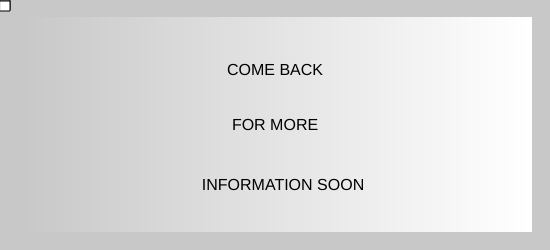
Frame 1 (no input)
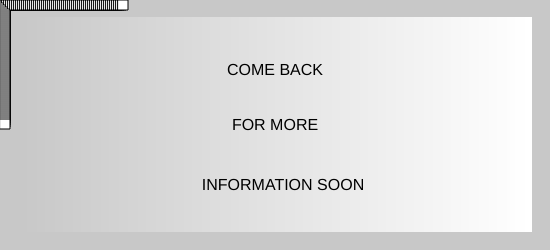
Frame 60 (no input)
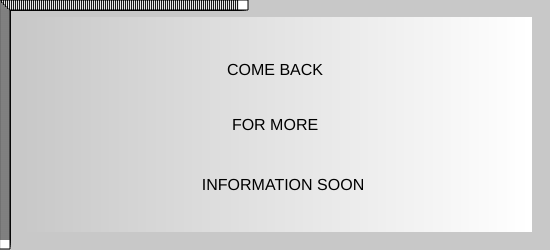
Frame 120 (the mouse pressed at the canvas centre since frame 60)

The p5.js sketch that drew these frames (run headless with seeded random() and noise() and a simulated clock; from frame 60 on, the mouse is pressed at the canvas centre):

// p5.js sketch
// ── sketch.js
var x=0;
var y=0;

function draw(){
    rect(x,y,10,10)
    x = x + 1;
    x = x % 550;
    y = y + 0;
    y = y % 500;

    rect(y,x,10,10)
    x = x + 1;
    x = x % 550;
    y = y + 0;
    y = y % 500;

}

function setup() {
    createCanvas(550, 250);
  
    background(200);
    
    // Create a p5.Image object.
    let img = createImage(515, 215);
  
    // Load the image's pixels into memory.
    img.loadPixels();
  
    // Create a color gradient.
    for (let x = 0; x < img.width; x += 1) {
      for (let y = 0; y < img.height; y += 1) {
        // Calculate the transparency.
        let a = map(x, 0, img.width, 0, 255);
  
        // Create a p5.Color object.
        let c = color(400, a);
  
        // Set the pixel's color.
        img.set(x, y, c);
      }
    }
  
    // Update the image's pixels.
    img.updatePixels();
  
    // Display the image.
    image(img, 17, 17);
  
    describe('A square with a horizontal color gradient that transitions from gray to black.');

  // Top line.
  textSize(16);
  textAlign(CENTER);
  text('COME BACK', 275, 75);
  

  // Middle line.
  textAlign(CENTER);
  text('FOR MORE', 275, 130);

  // Bottom line.
  textAlign(CENTER);
  text('INFORMATION SOON', 283, 190);

  describe('The words COME BACK displayed at top-center, FOR MORE at center-center, and INFORMATION SOON at bottom-center. A vertical line divides the canvas in half.');
  
  function draw(){
    background('#d2b9e6');
    rect(x,y,10,10)
    x = x + 1;
    x = x % 500;
    y = y + 1;
    y = y % 400;
}

}

// ── script.js
0; // this is a comment, which means that javascript will not execute this
12637367825;
2387.21537823
Infinity;
-133723;
-Infinity;
-0;

var duck; // declared a variable for store space in memory;

duck = 5; // definition with a data type of number with the value 5

var Duck = 24; // semi are end of statement, this line has a definition and declaration

console.log(duck);

duck = Duck; // assignment operator right to left

console.log(duck)

var fish; // declared variable but not defined value
console.log(fish); // undefined

// number, undefined, strings

var prose = 'hdvuehdjvdked'; // ' is a string delimiter
var moreprose = "hsvddugdei";

// booleans are either true or false

var x = true;
x = false

// objects
var dog = {}; // empty object
dog = null; // null is a datatype in javascript

// operators
7 + 7;
duck = 7 + 7;
var duck; // becomes undefined because we are now reffering to a new place in memory

duck = 7 + "7"; // string concentration operator
console.log(duck);

console.log(duck + "fbejuhidbjediehd")
